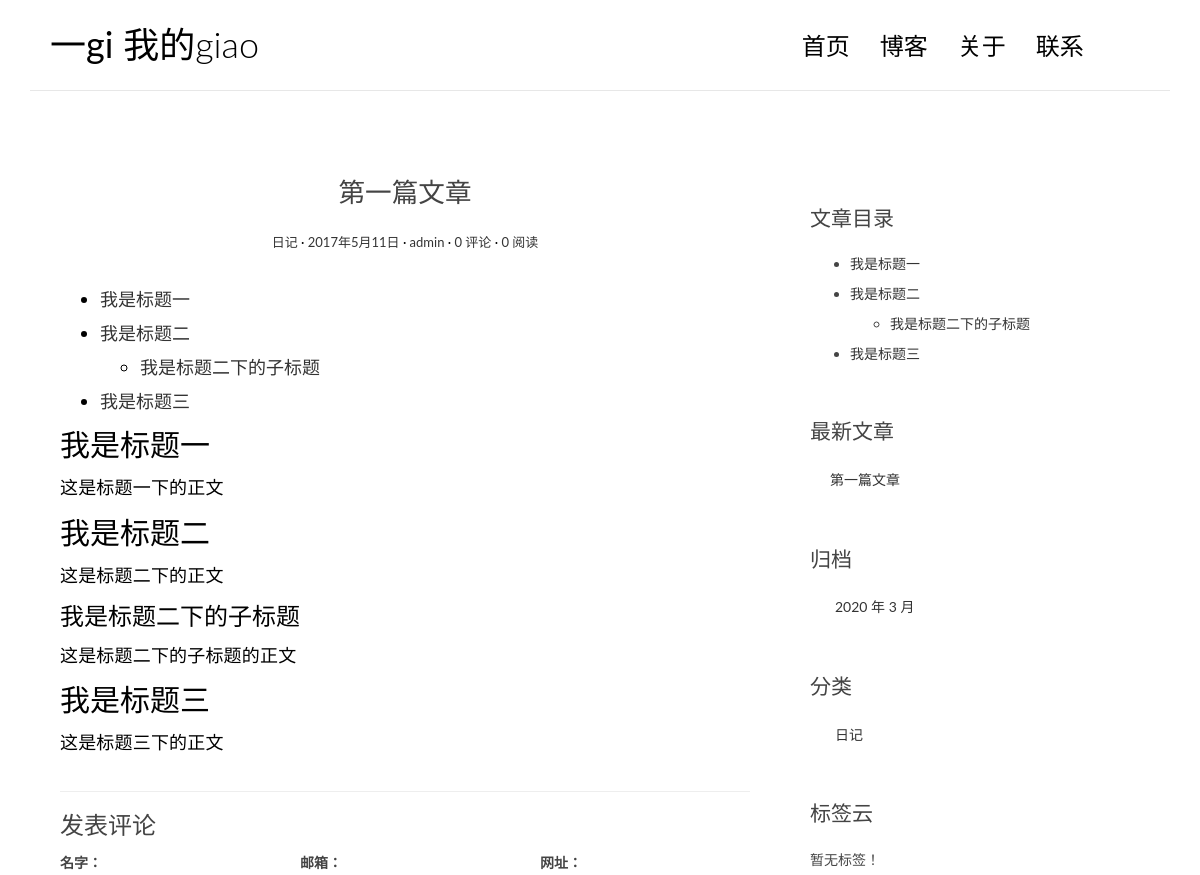
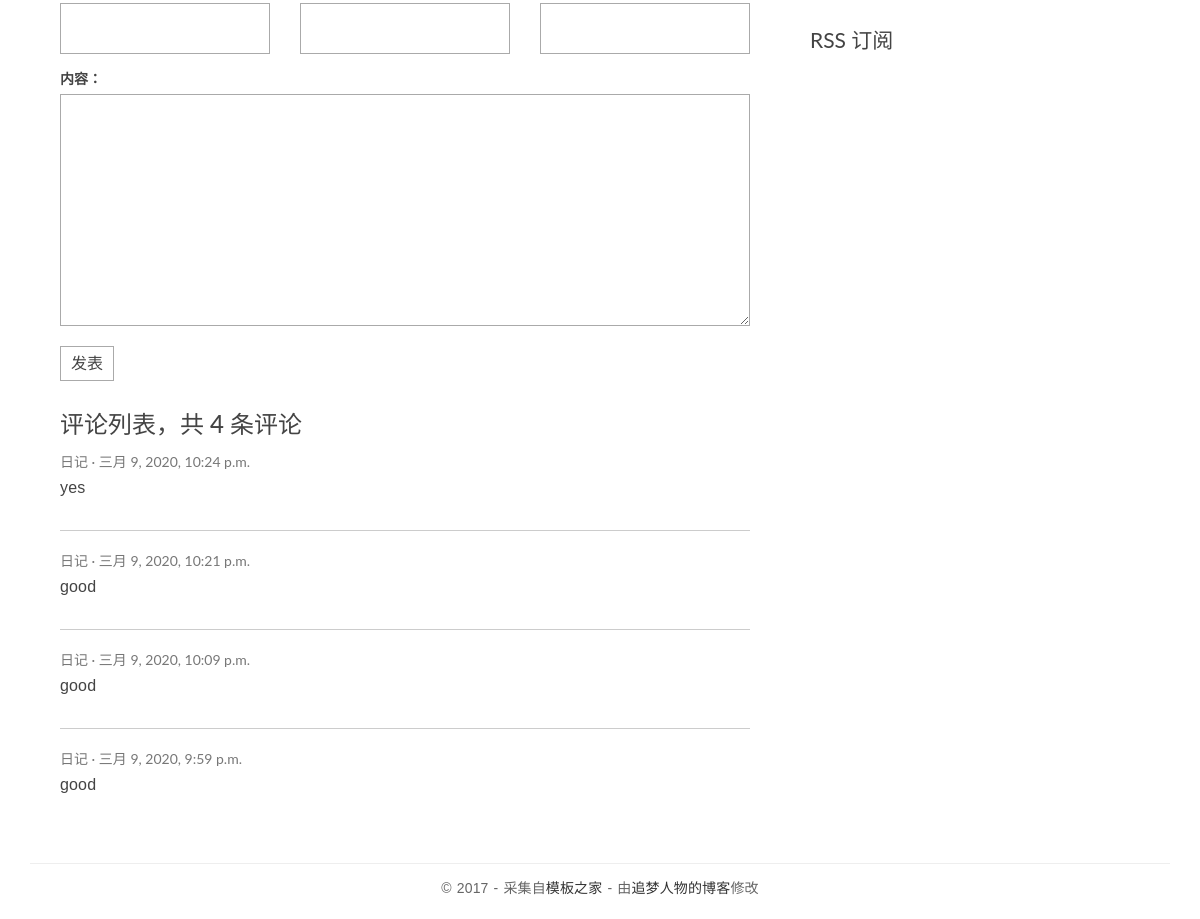
The app's page /posts/1/ with its own data (2 pictures, top to bottom).
### blog/models.py (models this page shows, shortened)
class Post(models.Model):
    title = models.CharField('标题', max_length=70)
    body = models.TextField('正文')
    created_time = models.DateTimeField('创建时间', default=timezone.now)
    modified_time = models.DateTimeField('修改时间')
    excerpt = models.CharField('摘要', max_length=200, blank=True)
    category = models.ForeignKey(Category, verbose_name='分类', on_delete=models.CASCADE)
    tags = models.ManyToManyField(Tag, verbose_name='标签', blank=True)
    author = models.ForeignKey(User, verbose_name='作者', on_delete=models.CASCADE)
    class Meta:
        verbose_name = '文章'
        verbose_name_plural = verbose_name
    def get_absolute_url(self):
        return reverse('blog:detail', kwargs={'pk': self.pk})

class Category(models.Model):
    name = models.CharField(max_length=100)
    class Meta:
        verbose_name = '分类'
        verbose_name_plural = verbose_name

### comments/models.py (models this page shows, shortened)
class Comment(models.Model):
    name = models.CharField('名字', max_length=50)
    email = models.EmailField('邮箱')
    url = models.URLField('网址', blank=True)
    text = models.TextField('内容')
    created_time = models.DateTimeField('创建时间', default=timezone.now)
    post = models.ForeignKey('blog.Post', verbose_name='文章', on_delete=models.CASCADE)
    class Meta:
        verbose_name = '评论'
        verbose_name_plural = verbose_name

### blog/views.py (the view)
# urls.py: path('posts/<int:pk>/', views.detail, name='detail'),
def detail(request, pk):
    post = get_object_or_404(Post, pk=pk)
    md = markdown.Markdown(extensions=[
        'markdown.extensions.extra',
        'markdown.extensions.codehilite',
        TocExtension(slugify=slugify),
    ])
    post.body = md.convert(post.body)
    m = re.search(r'<div class="toc">\s*<ul>(.*)</ul>\s*</div>', md.toc, re.S)
    post.toc = m.group(1) if m is not None else ''
    return render(request, 'blog/detail.html', context={'post': post})

### comments/forms.py
class CommentForm(forms.ModelForm):
    class Meta:
        model = Comment
        fields = ['name', 'email', 'url', 'text']

### blog/templatetags/blog_extras.py (called while the page is built)
@register.inclusion_tag('blog/inclusions/_recent_posts.html', takes_context=True)
def show_recent_posts(context, num=5):
    return {
        'recent_post_list': Post.objects.all().order_by('-created_time')[:num],
    }

@register.inclusion_tag('blog/inclusions/_archives.html', takes_context=True)
def show_archives(context):
    return {
        'date_list': Post.objects.dates('created_time', 'month', order='DESC'),
    }

@register.inclusion_tag('blog/inclusions/_categories.html', takes_context=True)
def show_categories(context):
    return {
        'category_list': Category.objects.all(),
    }

@register.inclusion_tag('blog/inclusions/_tags.html', takes_context=True)
def show_tags(context):
    return {
        'tag_list': Tag.objects.all(),
    }

### comments/templatetags/comments_extras.py (called while the page is built)
@register.inclusion_tag('comments/inclusions/_form.html', takes_context=True)
def show_comment_form(context, post, form=None):
    if form is None:
        form = CommentForm()
    return {
        'form': form,
        'post': post,
    }

@register.inclusion_tag('comments/inclusions/_list.html', takes_context=True)
def show_comments(context, post):
    comment_list = post.comment_set.all().order_by('-created_time')
    comment_count = comment_list.count()
    return {
        'comment_count': comment_count,
        'comment_list': comment_list,
    }

### templates/blog/detail.html (shortened to what this page needs)
{% extends 'base.html' %}
{% load static %}
{% load comments_extras %}
                {% block main %}
                    <article class="post post-{{ post.pk }}">
                        <header class="entry-header">
                            <h1 class="entry-title">{{ post.title }}</h1>
                            <div class="entry-meta">
                                <span class="post-category"><a href="#">{{ post.category.name }}</a></span>
                                <span class="post-date"><a href="#"><time class="entry-date"
                                                                          datetime="2012-11-09T23:15:57+00:00">2017年5月11日</time></a></span>
                                <span class="post-author"><a href="#">{{ post.author }}</a></span>
                                <span class="comments-link"><a href="#">0 评论</a></span>
                                <span class="views-count"><a href="#">0 阅读</a></span>
                            </div>
                        </header>
                        <div class="entry-content clearfix">
                            {{ post.body|safe }}
                        </div>
                    </article>
                    <section class="comment-area" id="comment-area">
                        <hr>
                        <h3>发表评论</h3>
                        {% show_comment_form post %}
                        <div class="comment-list-panel">
                            {% show_comments post %}
                        </div>
                    </section>
                {% endblock main %}
                {% block toc %}
                    <div class="widget widget-content">
                        {% if post.toc %}
                            <div class="widget widget-content">
                              <h3 class="widget-title">文章目录</h3>
                              <div class="toc">
                                <ul>
                                  {{ post.toc|safe }}
                                </ul>
                              </div>
                            </div>
                      {% endif %}
                    </div>
                {% endblock toc %}

### templates/base.html (shortened to what this page needs)
<!DOCTYPE html>
{% load static %}
{% load blog_extras %}
<html>
<head>
    <link rel="stylesheet" href="http://code.ionicframework.com/ionicons/2.0.1/css/ionicons.min.css">
    <link rel="stylesheet" href="{% static 'blog/css/bootstrap.min.css' %}">
    <link rel="stylesheet" href="{% static 'blog/css/pace.css' %}">
    <link rel="stylesheet" href="{% static 'blog/css/custom.css' %}">
    <link href="https://cdn.bootcss.com/highlight.js/9.15.8/styles/github.min.css" rel="stylesheet">
</head>
<body>
<div class="container">
    <header id="site-header">
        <div class="row">
            <div class="col-md-4 col-sm-5 col-xs-8">
                <div class="logo">
                    <h1><a href="index.html"><b>一gi</b> 我的giao</a></h1>
                </div>
            </div>
            <div class="col-md-8 col-sm-7 col-xs-4">
                <nav class="main-nav" role="navigation">
                    <div class="collapse navbar-collapse" id="bs-example-navbar-collapse-1">
                        <ul class="nav navbar-nav navbar-right">
                            <li class="cl-effect-11"><a href="{% url 'blog:index' %}">首页</a></li>
                            <li class="cl-effect-11"><a href="full-width.html" data-hover="博客">博客</a></li>
                            <li class="cl-effect-11"><a href="about.html" data-hover="关于">关于</a></li>
                            <li class="cl-effect-11"><a href="contact.html" data-hover="联系">联系</a></li>
                        </ul>
                    </div>
                </nav>
            </div>
        </div>
    </header>
</div>
<div class="content-body">
    <div class="container">
        <div class="row">
            <main class="col-md-8">
                {% block main %}
                {% endblock main %}
            </main>
            <aside class="col-md-4">
                {% block toc %}
                {% endblock toc %}
                  {% show_recent_posts %}
                  {% show_archives %}
                  {% show_categories %}
                  {% show_tags %}
                <div class="rss">
                    <a href=""> RSS 订阅</a>
                </div>
            </aside>
        </div>
    </div>
</div>
<footer id="site-footer">
    <div class="container">
        <div class="row">
            <div class="col-md-12">
                <p class="copyright">&copy 2017 - 采集自<a href="http://www.cssmoban.com/"
                                                        target="_blank" title="模板之家">模板之家</a>
                    - 由<a href="http://zmrenwu.com/" title="网页模板" target="_blank">追梦人物的博客</a>修改
                </p>
            </div>
        </div>
    </div>
</footer>
</body>
</html>

### templates/comments/inclusions/_form.html (shortened to what this page needs)
<form action="{% url 'comments:comment' post.pk %}" method="post" class="comment-form">
  <div class="row">
    <div class="col-md-4">
      <label for="{{ form.name.id_for_label }}">{{ form.name.label }}：</label>
      {{ form.name }}
    </div>
    <div class="col-md-4">
      <label for="{{ form.email.id_for_label }}">{{ form.email.label }}：</label>
      {{ form.email }}
    </div>
    <div class="col-md-4">
      <label for="{{ form.url.id_for_label }}">{{ form.url.label }}：</label>
      {{ form.url }}
    </div>
    <div class="col-md-12">
      <label for="{{ form.text.id_for_label }}">{{ form.text.label }}：</label>
      {{ form.text }}
      <button type="submit" class="comment-btn">发表</button>
    </div>
  </div>
</form>

### templates/comments/inclusions/_list.html
<h3>评论列表，共 <span>{{ comment_count }}</span> 条评论</h3>
<ul class="comment-list list-unstyled">
  {% for comment in comment_list %}
    <li class="comment-item">
      <span class="nickname">{{ comment.name }}</span>
      <time class="submit-date" datetime="{{ comment.created_time }}">{{ comment.created_time }}</time>
      <div class="text">
        {{ comment.text|linebreaks }}
      </div>
    </li>
  {% empty %}
    暂无评论
  {% endfor %}
</ul>

### templates/blog/inclusions/_recent_posts.html
<div class="widget widget-recent-posts">
  <h3 class="widget-title">最新文章</h3>
  <ul>
    {% for post in recent_post_list %}
      <li>
        <a href="{{ post.get_absolute_url }}">{{ post.title }}</a>
      </li>
    {% empty %}
      暂无文章！
    {% endfor %}
  </ul>
</div>

### templates/blog/inclusions/_archives.html
<div class="widget widget-archives">
  <h3 class="widget-title">归档</h3>
  <ul>
    {% for date in date_list %}
      <li>
        <a href="{% url 'blog:archive' date.year date.month %}">
            {{ date.year }} 年 {{ date.month }} 月
        </a>
      </li>
    {% empty %}
      暂无归档！
    {% endfor %}
  </ul>
</div>

### templates/blog/inclusions/_categories.html
<div class="widget widget-category">
  <h3 class="widget-title">分类</h3>
  <ul>
    {% for category in category_list %}
      <li>
        <a href="{% url 'blog:category' category.pk %}">{{ category.name }}</a>
      </li>
    {% empty %}
      暂无分类！
    {% endfor %}
  </ul>
</div>

### templates/blog/inclusions/_tags.html
<div class="widget widget-tag-cloud">
  <h3 class="widget-title">标签云</h3>
  <ul>
    {% for tag in tag_list %}
      <li>
        <a href="{% url 'blog:tag' tag.pk %}">{{ tag.name }}</a>
      </li>
    {% empty %}
      暂无标签！
    {% endfor %}
  </ul>
</div>

### blog/static/blog/css/custom.css (style rules this page uses)
* { outline: none; }
h1, h2, h3, h4, h5, h6 { margin-top: 0; }
b { font-weight: 400; }
a { color: #333; }
body { color: #444; font-family: 'Lato', sans-serif; }
p { font-family: 'Ubuntu', sans-serif; font-weight: 400; word-spacing: 1px; letter-spacing: 0.01em; }
#site-header { background-color: #FFF; padding: 25px 20px; margin-bottom: 40px; border-bottom: 1px solid #e7e7e7; }
.logo h1 a { color: #000; }
.logo h1 { margin: 0; font-family: 'Lato', sans-serif; font-weight: 300; }
.main-nav { margin-top: 11px; max-width: 95%; }
.main-nav a { color: #000000 !important; padding: 0 0 5px 0 !important; margin-right: 30px; font-family: 'Lato', sans-serif; font-weight: 300; font-size: 24px; }
.cl-effect-11 a { padding: 10px 0; color: #0972b4; text-shadow: none; }
.cl-effect-11 a::before { position: absolute; top: 0; left: 0; overflow: hidden; padding: 0 0 5px 0 !important; max-width: 0; border-bottom: 1px solid #000; color: #000; content: attr(data-hover); white-space: nowrap; -webkit-transition: max-width 0.5s; -moz-transition: max-width 0.5s; transition: max-width 0.5s; }
.content-body { padding-bottom: 4em; }
.post { background: #fff; padding: 30px 30px 0; }
.entry-title { text-align: center; font-size: 1.9em; margin-bottom: 20px; line-height: 1.6; padding: 10px 20px 0; }
.entry-meta { text-align: center; color: #DDDDDD; font-size: 13px; margin-bottom: 30px; }
.entry-content { font-size: 18px; line-height: 1.9; font-weight: 300; color: #000; }
.post-category::after, .post-date::after, .post-author::after, .comments-link::after { content: ' ·'; color: #000; }
.widget { background: #fff; padding: 30px 0 0; }
.widget-title { font-size: 1.5em; margin-bottom: 20px; line-height: 1.6; padding: 10px 0 0; font-weight: 400; }
.widget-recent-posts ul { padding: 0; margin: 0; padding-left: 20px; }
.widget-recent-posts ul li { list-style-type: none; position: relative; line-height: 170%; margin-bottom: 10px; }
.widget-recent-posts ul li::before { content: '\f3d3'; font-family: "Ionicons"; position: absolute; left: -17px; top: 3px; font-size: 16px; color: #000; }
.widget-archives ul { padding: 0; margin: 0; padding-left: 25px; }
.widget-archives ul li { list-style-type: none; position: relative; line-height: 170%; margin-bottom: 10px; }
.widget-archives ul li::before { content: '\f3f3'; font-family: "Ionicons"; position: absolute; left: -25px; top: 1px; font-size: 16px; color: #000; }
.widget-category ul { padding: 0; margin: 0; padding-left: 25px; }
.widget-category ul li { list-style-type: none; position: relative; line-height: 170%; margin-bottom: 10px; }
.widget-category ul li::before { content: '\f3fe'; font-family: "Ionicons"; position: absolute; left: -25px; top: 1px; font-size: 18px; color: #000; }
.widget-tag-cloud ul { padding: 0; margin: 0; margin-right: -10px; }
.widget-content ul ul { margin-top: 10px; }
.widget-content ul li { margin-bottom: 10px; }
.rss { font-size: 21px; margin-top: 30px; }
.rss a { color: #444; }
#site-footer { padding-top: 10px; padding: 0 0 1.5em 0; }
.copyright { text-align: center; padding-top: 1em; margin: 0; border-top: 1px solid #eee; color: #666; }
.contact-form input, .comment-form input { border: 1px solid #aaa; margin-bottom: 15px; width: 100%; padding: 15px 15px; font-size: 16px; line-height: 100%; transition: 0.4s border-color linear; }
.contact-form textarea, .comment-form textarea { border: 1px solid #aaa; margin-bottom: 15px; width: 100%; padding: 15px 15px; font-size: 16px; line-height: 20px !important; min-height: 183px; transition: 0.4s border-color linear; }
.comment-area { padding: 0 30px 0; }
.comment-form { margin-top: 15px; }
.comment-form .comment-btn { background-color: #fff; border: 1px solid #aaa; font-size: 16px; padding: 5px 10px; }
.comment-list-panel { margin-top: 30px; }
.comment-list { margin-top: 15px; }
.comment-item:not(:last-child) { border-bottom: 1px #ccc solid; margin-bottom: 20px; padding-bottom: 20px; }
.comment-item .nickname, .comment-item .submit-date { color: #777; font-size: 14px; }
.comment-item .nickname:after { content: ' ·'; }
.comment-item .text { padding-top: 5px; font-size: 16px; }

### records on screen
Post: title "第一篇文章", category.name "日记", author "admin", body "我是标题一 我是标题二 我是标题二下的子标题 我是标题三 我是标题一 这是标题一下的正文 我是标题二 这是标题二下的正文 我是标题二下的子标题 这是标题二下的子标题的正文 我是标题三 这是标题三下的正文", toc "我是标题一 我是标题二 我是标题二下的子标题 我是标题三"
Comment: name "日记", created_time "三月 9, 2020, 10:24 p.m.", text "yes"
Comment: name "日记", created_time "三月 9, 2020, 10:21 p.m.", text "good"
Comment: name "日记", created_time "三月 9, 2020, 10:09 p.m.", text "good"
Comment: name "日记", created_time "三月 9, 2020, 9:59 p.m.", text "good"
Category: name "日记"

### other values on screen
{{ comment_count }} "4"
{{ date.year }} "2020"
{{ date.month }} "3"
